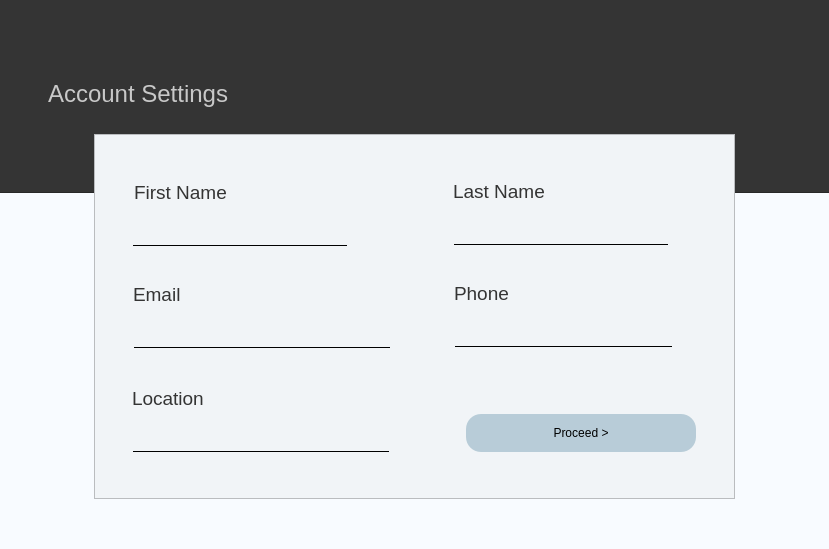
<?xml version="1.0" encoding="UTF-8"?>
<ui version="4.0">
 <class>Form</class>
 <widget class="QWidget" name="Form">
  <property name="geometry">
   <rect>
    <x>0</x>
    <y>0</y>
    <width>829</width>
    <height>549</height>
   </rect>
  </property>
  <property name="windowTitle">
   <string>Form</string>
  </property>
  <property name="styleSheet">
   <string notr="true">background-color: rgb(248, 251, 255);</string>
  </property>
  <widget class="QFrame" name="frame">
   <property name="geometry">
    <rect>
     <x>-5</x>
     <y>-52</y>
     <width>867</width>
     <height>690</height>
    </rect>
   </property>
   <property name="styleSheet">
    <string notr="true">background-color: rgb(248, 251, 255);</string>
   </property>
   <property name="frameShape">
    <enum>QFrame::StyledPanel</enum>
   </property>
   <property name="frameShadow">
    <enum>QFrame::Raised</enum>
   </property>
   <widget class="QFrame" name="frame_2">
    <property name="geometry">
     <rect>
      <x>-18</x>
      <y>47</y>
      <width>855</width>
      <height>198</height>
     </rect>
    </property>
    <property name="styleSheet">
     <string notr="true">background-color: rgb(52, 52, 52);</string>
    </property>
    <property name="frameShape">
     <enum>QFrame::StyledPanel</enum>
    </property>
    <property name="frameShadow">
     <enum>QFrame::Raised</enum>
    </property>
    <widget class="QLabel" name="YearRating_2">
     <property name="geometry">
      <rect>
       <x>61</x>
       <y>75</y>
       <width>262</width>
       <height>51</height>
      </rect>
     </property>
     <property name="styleSheet">
      <string notr="true">QLabel{
	padding: 10;
	color: rgb(0, 85, 127);
	font: 38pt &quot;Nasalization Rg&quot;;
	background-color: rgba(255, 255, 255, 0);
}</string>
     </property>
     <property name="text">
      <string>&lt;html&gt;&lt;head/&gt;&lt;body&gt;&lt;p&gt;&lt;span style=&quot; font-size:18pt; color:#c8c8c8;&quot;&gt;Account Settings&lt;/span&gt;&lt;span style=&quot; font-size:18pt;&quot;&gt;&lt;br/&gt;&lt;/span&gt;&lt;/p&gt;&lt;/body&gt;&lt;/html&gt;</string>
     </property>
     <property name="textFormat">
      <enum>Qt::RichText</enum>
     </property>
     <property name="scaledContents">
      <bool>true</bool>
     </property>
     <property name="alignment">
      <set>Qt::AlignJustify|Qt::AlignVCenter</set>
     </property>
     <property name="wordWrap">
      <bool>true</bool>
     </property>
    </widget>
   </widget>
   <widget class="QFrame" name="frame_3">
    <property name="geometry">
     <rect>
      <x>99</x>
      <y>186</y>
      <width>641</width>
      <height>365</height>
     </rect>
    </property>
    <property name="autoFillBackground">
     <bool>false</bool>
    </property>
    <property name="styleSheet">
     <string notr="true">background-color: rgb(241, 244, 247,255);</string>
    </property>
    <property name="frameShape">
     <enum>QFrame::StyledPanel</enum>
    </property>
    <property name="frameShadow">
     <enum>QFrame::Raised</enum>
    </property>
    <property name="lineWidth">
     <number>0</number>
    </property>
    <property name="midLineWidth">
     <number>0</number>
    </property>
    <widget class="QLabel" name="YearRating_3">
     <property name="geometry">
      <rect>
       <x>30</x>
       <y>33</y>
       <width>262</width>
       <height>51</height>
      </rect>
     </property>
     <property name="styleSheet">
      <string notr="true">QLabel{
	padding: 10;
	color: rgb(0, 85, 127);
	font: 38pt &quot;Nasalization Rg&quot;;
	background-color: rgba(255, 255, 255, 0);
}</string>
     </property>
     <property name="text">
      <string>&lt;html&gt;&lt;head/&gt;&lt;body&gt;&lt;p&gt;&lt;span style=&quot; font-size:14pt; color:#343434;&quot;&gt;First Name&lt;/span&gt;&lt;/p&gt;&lt;/body&gt;&lt;/html&gt;</string>
     </property>
     <property name="textFormat">
      <enum>Qt::RichText</enum>
     </property>
     <property name="scaledContents">
      <bool>true</bool>
     </property>
     <property name="alignment">
      <set>Qt::AlignJustify|Qt::AlignVCenter</set>
     </property>
     <property name="wordWrap">
      <bool>true</bool>
     </property>
    </widget>
    <widget class="QLineEdit" name="lineEdit">
     <property name="geometry">
      <rect>
       <x>39</x>
       <y>79</y>
       <width>214</width>
       <height>33</height>
      </rect>
     </property>
     <property name="styleSheet">
      <string notr="true">QLineEdit{ 
border-width: 1px; 
border-style: solid;
border-color:  red 0 black 0;
border-top-style:none; 

font: 10pt &quot;Nasalization Rg&quot;;
padding:5px;
}</string>
     </property>
     <property name="frame">
      <bool>true</bool>
     </property>
     <property name="clearButtonEnabled">
      <bool>true</bool>
     </property>
    </widget>
    <widget class="QLabel" name="YearRating_4">
     <property name="geometry">
      <rect>
       <x>349</x>
       <y>32</y>
       <width>262</width>
       <height>51</height>
      </rect>
     </property>
     <property name="styleSheet">
      <string notr="true">QLabel{
	padding: 10;
	color: rgb(0, 85, 127);
	font: 38pt &quot;Nasalization Rg&quot;;
	background-color: rgba(255, 255, 255, 0);
}</string>
     </property>
     <property name="text">
      <string>&lt;html&gt;&lt;head/&gt;&lt;body&gt;&lt;p&gt;&lt;span style=&quot; font-size:14pt; color:#343434;&quot;&gt;Last Name&lt;/span&gt;&lt;/p&gt;&lt;/body&gt;&lt;/html&gt;</string>
     </property>
     <property name="textFormat">
      <enum>Qt::RichText</enum>
     </property>
     <property name="scaledContents">
      <bool>true</bool>
     </property>
     <property name="alignment">
      <set>Qt::AlignJustify|Qt::AlignVCenter</set>
     </property>
     <property name="wordWrap">
      <bool>true</bool>
     </property>
    </widget>
    <widget class="QLineEdit" name="lineEdit_2">
     <property name="geometry">
      <rect>
       <x>360</x>
       <y>78</y>
       <width>214</width>
       <height>33</height>
      </rect>
     </property>
     <property name="styleSheet">
      <string notr="true">QLineEdit{ 
border-width: 1px; 
border-style: solid;
border-color:  red 0 black 0;
border-top-style:none; 

font: 10pt &quot;Nasalization Rg&quot;;
padding:5px;
}</string>
     </property>
     <property name="clearButtonEnabled">
      <bool>true</bool>
     </property>
    </widget>
    <widget class="QPushButton" name="pushButton">
     <property name="geometry">
      <rect>
       <x>260</x>
       <y>80</y>
       <width>31</width>
       <height>32</height>
      </rect>
     </property>
     <property name="styleSheet">
      <string notr="true">QPushButton{
	border-radius:15px;
    border:none;
}

</string>
     </property>
     <property name="text">
      <string/>
     </property>
     <property name="icon">
      <iconset>
       <normaloff>Pictures/tick.png</normaloff>Pictures/tick.png</iconset>
     </property>
    </widget>
    <widget class="QPushButton" name="pushButton_2">
     <property name="geometry">
      <rect>
       <x>573</x>
       <y>81</y>
       <width>31</width>
       <height>32</height>
      </rect>
     </property>
     <property name="styleSheet">
      <string notr="true">QPushButton{
	border-radius:15px;
    border:none;
}

</string>
     </property>
     <property name="text">
      <string/>
     </property>
     <property name="icon">
      <iconset>
       <normaloff>Pictures/tick.png</normaloff>Pictures/tick.png</iconset>
     </property>
    </widget>
    <widget class="QLabel" name="YearRating_5">
     <property name="geometry">
      <rect>
       <x>29</x>
       <y>135</y>
       <width>262</width>
       <height>51</height>
      </rect>
     </property>
     <property name="styleSheet">
      <string notr="true">QLabel{
	padding: 10;
	color: rgb(0, 85, 127);
	font: 38pt &quot;Nasalization Rg&quot;;
	background-color: rgba(255, 255, 255, 0);
}</string>
     </property>
     <property name="text">
      <string>&lt;html&gt;&lt;head/&gt;&lt;body&gt;&lt;p&gt;&lt;span style=&quot; font-size:14pt; color:#343434;&quot;&gt;Email&lt;/span&gt;&lt;/p&gt;&lt;/body&gt;&lt;/html&gt;</string>
     </property>
     <property name="textFormat">
      <enum>Qt::RichText</enum>
     </property>
     <property name="scaledContents">
      <bool>true</bool>
     </property>
     <property name="alignment">
      <set>Qt::AlignJustify|Qt::AlignVCenter</set>
     </property>
     <property name="wordWrap">
      <bool>true</bool>
     </property>
    </widget>
    <widget class="QPushButton" name="pushButton_3">
     <property name="geometry">
      <rect>
       <x>300</x>
       <y>182</y>
       <width>31</width>
       <height>32</height>
      </rect>
     </property>
     <property name="styleSheet">
      <string notr="true">QPushButton{
	border-radius:15px;
    border:none;
}

</string>
     </property>
     <property name="text">
      <string/>
     </property>
     <property name="icon">
      <iconset>
       <normaloff>Pictures/tick.png</normaloff>Pictures/tick.png</iconset>
     </property>
    </widget>
    <widget class="QLineEdit" name="lineEdit_3">
     <property name="geometry">
      <rect>
       <x>40</x>
       <y>181</y>
       <width>256</width>
       <height>33</height>
      </rect>
     </property>
     <property name="styleSheet">
      <string notr="true">QLineEdit{ 
border-width: 1px; 
border-style: solid;
border-color:  red 0 black 0;
border-top-style:none; 

font: 10pt &quot;Nasalization Rg&quot;;
padding:5px;
}</string>
     </property>
     <property name="frame">
      <bool>true</bool>
     </property>
     <property name="alignment">
      <set>Qt::AlignLeading|Qt::AlignLeft|Qt::AlignVCenter</set>
     </property>
     <property name="placeholderText">
      <string/>
     </property>
     <property name="clearButtonEnabled">
      <bool>true</bool>
     </property>
    </widget>
    <widget class="QLineEdit" name="lineEdit_4">
     <property name="geometry">
      <rect>
       <x>361</x>
       <y>180</y>
       <width>217</width>
       <height>33</height>
      </rect>
     </property>
     <property name="styleSheet">
      <string notr="true">QLineEdit{ 
border-width: 1px; 
border-style: solid;
border-color:  red 0 black 0;
border-top-style:none; 

font: 10pt &quot;Nasalization Rg&quot;;
padding:5px;
}</string>
     </property>
     <property name="frame">
      <bool>true</bool>
     </property>
     <property name="alignment">
      <set>Qt::AlignLeading|Qt::AlignLeft|Qt::AlignVCenter</set>
     </property>
     <property name="placeholderText">
      <string/>
     </property>
     <property name="clearButtonEnabled">
      <bool>true</bool>
     </property>
    </widget>
    <widget class="QPushButton" name="pushButton_4">
     <property name="geometry">
      <rect>
       <x>580</x>
       <y>181</y>
       <width>31</width>
       <height>32</height>
      </rect>
     </property>
     <property name="styleSheet">
      <string notr="true">QPushButton{
	border-radius:15px;
    border:none;
}

</string>
     </property>
     <property name="text">
      <string/>
     </property>
     <property name="icon">
      <iconset>
       <normaloff>Pictures/tick.png</normaloff>Pictures/tick.png</iconset>
     </property>
    </widget>
    <widget class="QLabel" name="YearRating_6">
     <property name="geometry">
      <rect>
       <x>350</x>
       <y>134</y>
       <width>262</width>
       <height>51</height>
      </rect>
     </property>
     <property name="styleSheet">
      <string notr="true">QLabel{
	padding: 10;
	color: rgb(0, 85, 127);
	font: 38pt &quot;Nasalization Rg&quot;;
	background-color: rgba(255, 255, 255, 0);
}</string>
     </property>
     <property name="text">
      <string>&lt;html&gt;&lt;head/&gt;&lt;body&gt;&lt;p&gt;&lt;span style=&quot; font-size:14pt; color:#343434;&quot;&gt;Phone&lt;/span&gt;&lt;/p&gt;&lt;/body&gt;&lt;/html&gt;</string>
     </property>
     <property name="textFormat">
      <enum>Qt::RichText</enum>
     </property>
     <property name="scaledContents">
      <bool>true</bool>
     </property>
     <property name="alignment">
      <set>Qt::AlignJustify|Qt::AlignVCenter</set>
     </property>
     <property name="wordWrap">
      <bool>true</bool>
     </property>
    </widget>
    <widget class="QLineEdit" name="lineEdit_5">
     <property name="geometry">
      <rect>
       <x>39</x>
       <y>285</y>
       <width>256</width>
       <height>33</height>
      </rect>
     </property>
     <property name="styleSheet">
      <string notr="true">QLineEdit{ 
border-width: 1px; 
border-style: solid;
border-color:  red 0 black 0;
border-top-style:none; 

font: 10pt &quot;Nasalization Rg&quot;;
padding:5px;
}</string>
     </property>
     <property name="frame">
      <bool>true</bool>
     </property>
     <property name="alignment">
      <set>Qt::AlignLeading|Qt::AlignLeft|Qt::AlignVCenter</set>
     </property>
     <property name="placeholderText">
      <string/>
     </property>
     <property name="clearButtonEnabled">
      <bool>true</bool>
     </property>
    </widget>
    <widget class="QPushButton" name="pushButton_5">
     <property name="geometry">
      <rect>
       <x>299</x>
       <y>286</y>
       <width>31</width>
       <height>32</height>
      </rect>
     </property>
     <property name="styleSheet">
      <string notr="true">QPushButton{
	border-radius:15px;
    border:none;
}

</string>
     </property>
     <property name="text">
      <string/>
     </property>
     <property name="icon">
      <iconset>
       <normaloff>Pictures/tick.png</normaloff>Pictures/tick.png</iconset>
     </property>
    </widget>
    <widget class="QLabel" name="YearRating_7">
     <property name="geometry">
      <rect>
       <x>28</x>
       <y>239</y>
       <width>262</width>
       <height>51</height>
      </rect>
     </property>
     <property name="styleSheet">
      <string notr="true">QLabel{
	padding: 10;
	color: rgb(0, 85, 127);
	font: 38pt &quot;Nasalization Rg&quot;;
	background-color: rgba(255, 255, 255, 0);
}</string>
     </property>
     <property name="text">
      <string>&lt;html&gt;&lt;head/&gt;&lt;body&gt;&lt;p&gt;&lt;span style=&quot; font-size:14pt; color:#343434;&quot;&gt;Location&lt;/span&gt;&lt;/p&gt;&lt;/body&gt;&lt;/html&gt;</string>
     </property>
     <property name="textFormat">
      <enum>Qt::RichText</enum>
     </property>
     <property name="scaledContents">
      <bool>true</bool>
     </property>
     <property name="alignment">
      <set>Qt::AlignJustify|Qt::AlignVCenter</set>
     </property>
     <property name="wordWrap">
      <bool>true</bool>
     </property>
    </widget>
    <widget class="QPushButton" name="pushButton_6">
     <property name="geometry">
      <rect>
       <x>372</x>
       <y>280</y>
       <width>230</width>
       <height>38</height>
      </rect>
     </property>
     <property name="minimumSize">
      <size>
       <width>38</width>
       <height>38</height>
      </size>
     </property>
     <property name="styleSheet">
      <string notr="true">QPushButton{
	border:none;
	border-radius:15px;
	background-color: rgb(145, 177, 194,150);
	font: 14pt &quot;Nasalization Rg&quot;;
}
QPushButton:hover{
	background-color: rgb(145, 177, 194,100);
}
QPushButton:pressed{
	background-color: rgb(145, 177, 194,80);
}</string>
     </property>
     <property name="text">
      <string>Proceed &gt;</string>
     </property>
    </widget>
   </widget>
  </widget>
 </widget>
 <resources/>
 <connections/>
</ui>
